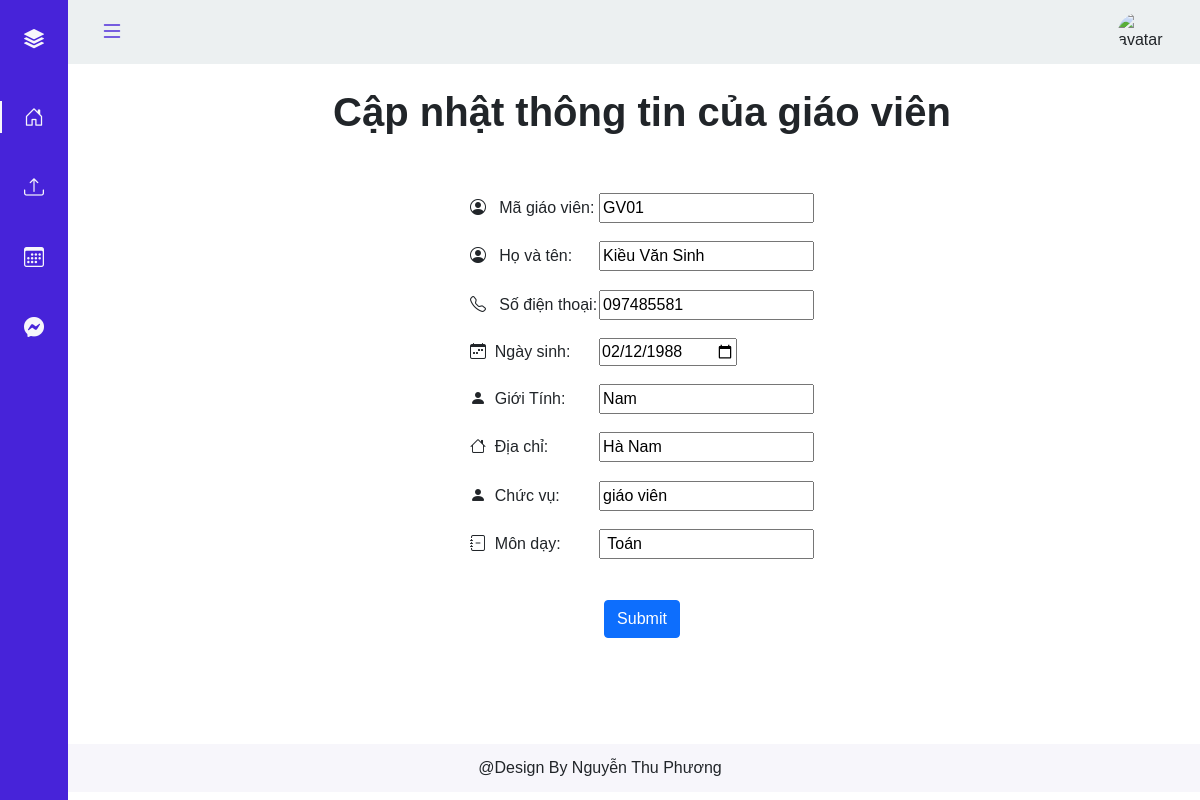
Page /actions/updategv.php (signed in) on the committed database.
### tables this page shows
CREATE TABLE `lichday` (
  `Magv` char(10) NOT NULL,
  `Mamh` char(10) NOT NULL,
  `Mal` char(10) NOT NULL,
  `Tiet` varchar(10) DEFAULT NULL,
  `Ngay` date DEFAULT NULL,
  `Hocky` int(11) DEFAULT NULL,
  `Namhoc` varchar(10) DEFAULT NULL
);

CREATE TABLE `giao_vien` (
  `Magv` char(10) NOT NULL,
  `Hotengv` varchar(100) DEFAULT NULL,
  `Ngaysinh` date DEFAULT NULL,
  `Gioitinh` varchar(5) DEFAULT NULL,
  `Diachi` varchar(200) DEFAULT NULL,
  `Chucvu` varchar(20) DEFAULT NULL,
  `Sdt` varchar(13) DEFAULT NULL
);

CREATE TABLE `monhoc` (
  `Mamh` char(10) NOT NULL,
  `Tenmh` varchar(50) DEFAULT NULL
);

### actions/updategv.php (the view)
<?php include '../partial-font/header_gvbm.php' ?>
<br>
<div class="text-center">
    <div class="container">
        <h1><b>Cập nhật thông tin của giáo viên</b></h1>
    </div>
</div> <br>
<?php
if (isset($_SESSION['id'])) {
    $id = $_SESSION['id'];
    $sql = "SELECT * from giao_vien, lichday, monhoc
        where giao_vien.Magv LIKE '%$id%' AND giao_vien.Magv = lichday.Magv and lichday.Mamh = monhoc.Mamh ";
    $res = mysqli_query($conn, $sql);
    $count = mysqli_num_rows($res);
    if ($count > 0) {
        $row = mysqli_fetch_assoc($res);
    }
} else echo 'Not found';
?>
<br>
<center>
    <form action="process-updategv.php" method="POST">
        <table>
            <tr class="spaceUnder">
                <td><i class="bi bi-person-circle"></i>&nbsp;&nbsp; Mã giáo viên:</td>
                <td> <input type="text" name="magv" id ="magv" value="<?php echo $row['Magv']; ?>"></td>
            </tr>
            <tr class="spaceUnder">
                <td><i class="bi bi-person-circle"></i>&nbsp;&nbsp; Họ và tên:</td>
                <td> <input type="text" name="tengv" id ="tengv" value="<?php echo $row['Hotengv']; ?>"></td>
            </tr>
            <tr class="spaceUnder">
                <td><i class="bi bi-telephone"></i>&nbsp;&nbsp; Số điện thoại:</td>
                <td><input type="text" name="sdt" id="sdt" value="<?php echo $row['Sdt']; ?>"></td>
            </tr>
            <tr class="spaceUnder">
                <td><i class="bi bi-calendar-week"></i>&nbsp;&nbsp;Ngày sinh: </td>
                <td> <input type="date" name="ngaysinh"  id="ngaysinh" value="<?php echo $row['Ngaysinh']; ?>"></td>
            </tr>
            <tr class="spaceUnder">
                <td><i class="bi bi-person-fill"></i>&nbsp;&nbsp;Giới Tính:</td>
                <td><input type="text" name="gioitinh" id="gioitinh" value="<?php echo $row['Gioitinh']; ?>"></td>
            </tr>
            <tr class="spaceUnder">
                <td><i class="bi bi-house"></i>&nbsp;&nbsp;Địa chỉ:</td>
                <td><input type="text" name="diachi" id="diachi" value="<?php echo $row['Diachi']; ?>"></td>
            </tr>
            <tr class="spaceUnder">
                <td><i class="bi bi-person-fill"></i>&nbsp;&nbsp;Chức vụ:</td>
                <td><input type="text" name="chucvu" id="chucvu" value="<?php echo $row['Chucvu']; ?>"></td>
            </tr>
            <tr class="spaceUnder">
                <td> <i class="bi bi-journal-minus"></i>&nbsp;&nbsp;Môn dạy:</td>
                <td><input type="text" name="mon" id="mon" value=" <?php echo $row['Tenmh']; ?>"></td>
            </tr>
        </table>
        <br>
            <button type="submit" class="btn btn-primary">Submit</button>
    </form>
</center>
<?php include '../partial-font/footer_gv.php' ?>

### assets/Css/style.css (style rules this page uses)
:root { --header-height: 3rem; --nav-width: 68px; --first-color: #4723D9; --first-color-light: #AFA5D9; --white-color: #F7F6FB; --body-font: 'Nunito', sans-serif; --normal-font-size: 1rem; --z-fixed: 100 }
body { position: relative; margin: var(--header-height) 0 0 0; padding: 0 1rem; font-family: var(--body-font); font-size: var(--normal-font-size); transition: .5s }
@media screen and (min-width: 768px) { body { margin: calc(var(--header-height) + 1rem) 0 0 0; padding-left: calc(var(--nav-width) + 2rem) } }
.container { display: flex; flex-wrap: wrap; justify-content: center; }
tr.spaceUnder>td { padding-bottom: 5%; }

### rows in the picture
lichday: magv "GV01"
giao_vien: tengv "Kiều Văn Sinh", sdt "097485581", ngaysinh "02/12/1988", gioitinh "Nam", diachi "Hà Nam", chucvu "giáo viên"
monhoc: mon "Toán"
